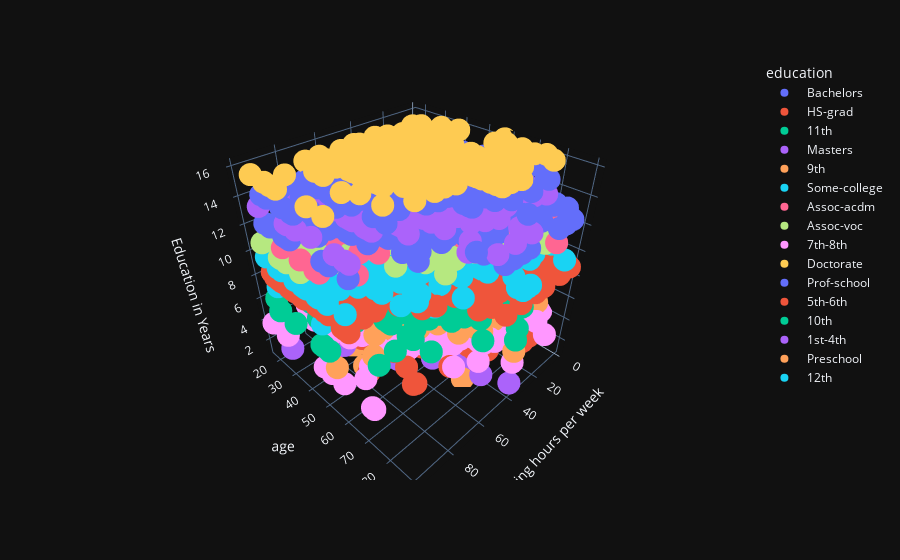

The notebook cell saved with this chart:
### Code cell
plt.figure(figsize=(20,15))
pt.scatter_3d(data_frame=df,x="hours_per_week",y="age",z="education_years",color="education",template="plotly_dark",labels={"hours_per_week":"Working hours per week","education_years":"Education in Years"})

### Figure 1 — Plotly figure (JSON) as saved in the notebook; plotly's stock layout.template omitted (floating-point values rounded to 4 significant figures; data arrays with more than 128 entries replaced by an {"elided": "..."} marker saying what was removed)
{"data": [{"hovertemplate": "education= Bachelors<br>Working hours per week=%{x}<br>age=%{y}<br>Education in Years=%{z}<extra></extra>", "legendgroup": " Bachelors", "marker": {"color": "#636efa", "symbol": "circle"}, "mode": "markers", "name": " Bachelors", "scene": "scene", "showlegend": true, "type": "scatter3d", "x": {"elided": "5355 int values"}, "y": {"elided": "5355 int values"}, "z": {"elided": "5355 int values"}}, {"hovertemplate": "education= HS-grad<br>Working hours per week=%{x}<br>age=%{y}<br>Education in Years=%{z}<extra></extra>", "legendgroup": " HS-grad", "marker": {"color": "#EF553B", "symbol": "circle"}, "mode": "markers", "name": " HS-grad", "scene": "scene", "showlegend": true, "type": "scatter3d", "x": {"elided": "10501 int values"}, "y": {"elided": "10501 int values"}, "z": {"elided": "10501 int values"}}, {"hovertemplate": "education= 11th<br>Working hours per week=%{x}<br>age=%{y}<br>Education in Years=%{z}<extra></extra>", "legendgroup": " 11th", "marker": {"color": "#00cc96", "symbol": "circle"}, "mode": "markers", "name": " 11th", "scene": "scene", "showlegend": true, "type": "scatter3d", "x": {"elided": "1175 int values"}, "y": {"elided": "1175 int values"}, "z": {"elided": "1175 int values"}}, {"hovertemplate": "education= Masters<br>Working hours per week=%{x}<br>age=%{y}<br>Education in Years=%{z}<extra></extra>", "legendgroup": " Masters", "marker": {"color": "#ab63fa", "symbol": "circle"}, "mode": "markers", "name": " Masters", "scene": "scene", "showlegend": true, "type": "scatter3d", "x": {"elided": "1723 int values"}, "y": {"elided": "1723 int values"}, "z": {"elided": "1723 int values"}}, {"hovertemplate": "education= 9th<br>Working hours per week=%{x}<br>age=%{y}<br>Education in Years=%{z}<extra></extra>", "legendgroup": " 9th", "marker": {"color": "#FFA15A", "symbol": "circle"}, "mode": "markers", "name": " 9th", "scene": "scene", "showlegend": true, "type": "scatter3d", "x": {"elided": "514 int values"}, "y": {"elided": "514 int values"}, "z": {"elided": "514 int values"}}, {"hovertemplate": "education= Some-college<br>Working hours per week=%{x}<br>age=%{y}<br>Education in Years=%{z}<extra></extra>", "legendgroup": " Some-college", "marker": {"color": "#19d3f3", "symbol": "circle"}, "mode": "markers", "name": " Some-college", "scene": "scene", "showlegend": true, "type": "scatter3d", "x": {"elided": "7291 int values"}, "y": {"elided": "7291 int values"}, "z": {"elided": "7291 int values"}}, {"hovertemplate": "education= Assoc-acdm<br>Working hours per week=%{x}<br>age=%{y}<br>Education in Years=%{z}<extra></extra>", "legendgroup": " Assoc-acdm", "marker": {"color": "#FF6692", "symbol": "circle"}, "mode": "markers", "name": " Assoc-acdm", "scene": "scene", "showlegend": true, "type": "scatter3d", "x": {"elided": "1067 int values"}, "y": {"elided": "1067 int values"}, "z": {"elided": "1067 int values"}}, {"hovertemplate": "education= Assoc-voc<br>Working hours per week=%{x}<br>age=%{y}<br>Education in Years=%{z}<extra></extra>", "legendgroup": " Assoc-voc", "marker": {"color": "#B6E880", "symbol": "circle"}, "mode": "markers", "name": " Assoc-voc", "scene": "scene", "showlegend": true, "type": "scatter3d", "x": {"elided": "1382 int values"}, "y": {"elided": "1382 int values"}, "z": {"elided": "1382 int values"}}, {"hovertemplate": "education= 7th-8th<br>Working hours per week=%{x}<br>age=%{y}<br>Education in Years=%{z}<extra></extra>", "legendgroup": " 7th-8th", "marker": {"color": "#FF97FF", "symbol": "circle"}, "mode": "markers", "name": " 7th-8th", "scene": "scene", "showlegend": true, "type": "scatter3d", "x": {"elided": "646 int values"}, "y": {"elided": "646 int values"}, "z": {"elided": "646 int values"}}, {"hovertemplate": "education= Doctorate<br>Working hours per week=%{x}<br>age=%{y}<br>Education in Years=%{z}<extra></extra>", "legendgroup": " Doctorate", "marker": {"color": "#FECB52", "symbol": "circle"}, "mode": "markers", "name": " Doctorate", "scene": "scene", "showlegend": true, "type": "scatter3d", "x": {"elided": "413 int values"}, "y": {"elided": "413 int values"}, "z": {"elided": "413 int values"}}, {"hovertemplate": "education= Prof-school<br>Working hours per week=%{x}<br>age=%{y}<br>Education in Years=%{z}<extra></extra>", "legendgroup": " Prof-school", "marker": {"color": "#636efa", "symbol": "circle"}, "mode": "markers", "name": " Prof-school", "scene": "scene", "showlegend": true, "type": "scatter3d", "x": {"elided": "576 int values"}, "y": {"elided": "576 int values"}, "z": {"elided": "576 int values"}}, {"hovertemplate": "education= 5th-6th<br>Working hours per week=%{x}<br>age=%{y}<br>Education in Years=%{z}<extra></extra>", "legendgroup": " 5th-6th", "marker": {"color": "#EF553B", "symbol": "circle"}, "mode": "markers", "name": " 5th-6th", "scene": "scene", "showlegend": true, "type": "scatter3d", "x": {"elided": "333 int values"}, "y": {"elided": "333 int values"}, "z": {"elided": "333 int values"}}, {"hovertemplate": "education= 10th<br>Working hours per week=%{x}<br>age=%{y}<br>Education in Years=%{z}<extra></extra>", "legendgroup": " 10th", "marker": {"color": "#00cc96", "symbol": "circle"}, "mode": "markers", "name": " 10th", "scene": "scene", "showlegend": true, "type": "scatter3d", "x": {"elided": "933 int values"}, "y": {"elided": "933 int values"}, "z": {"elided": "933 int values"}}, {"hovertemplate": "education= 1st-4th<br>Working hours per week=%{x}<br>age=%{y}<br>Education in Years=%{z}<extra></extra>", "legendgroup": " 1st-4th", "marker": {"color": "#ab63fa", "symbol": "circle"}, "mode": "markers", "name": " 1st-4th", "scene": "scene", "showlegend": true, "type": "scatter3d", "x": {"elided": "168 int values"}, "y": {"elided": "168 int values"}, "z": {"elided": "168 int values"}}, {"hovertemplate": "education= Preschool<br>Working hours per week=%{x}<br>age=%{y}<br>Education in Years=%{z}<extra></extra>", "legendgroup": " Preschool", "marker": {"color": "#FFA15A", "symbol": "circle"}, "mode": "markers", "name": " Preschool", "scene": "scene", "showlegend": true, "type": "scatter3d", "x": [35, 40, 10, 35, 40, 20, 40, 24, 60, 40, 40, 40, 50, 40, 40, 32, 40, 40, 40, 30, 10, 50, 48, 40, 36, 30, 40, 30, 40, 30, 12, 40, 35, 40, 40, 40, 40, 15, 40, 25, 36, 40, 40, 40, 25, 40, 24, 40, 20, 75, 72], "y": [53, 51, 71, 31, 33, 39, 52, 27, 54, 30, 64, 26, 21, 54, 52, 20, 59, 32, 53, 65, 68, 21, 75, 46, 24, 63, 61, 24, 49, 41, 39, 40, 25, 54, 42, 32, 48, 23, 23, 42, 19, 52, 54, 66, 34, 36, 31, 40, 40, 46, 36], "z": [1, 1, 1, 1, 1, 1, 1, 1, 1, 1, 1, 1, 1, 1, 1, 1, 1, 1, 1, 1, 1, 1, 1, 1, 1, 1, 1, 1, 1, 1, 1, 1, 1, 1, 1, 1, 1, 1, 1, 1, 1, 1, 1, 1, 1, 1, 1, 1, 1, 1, 1]}, {"hovertemplate": "education= 12th<br>Working hours per week=%{x}<br>age=%{y}<br>Education in Years=%{z}<extra></extra>", "legendgroup": " 12th", "marker": {"color": "#19d3f3", "symbol": "circle"}, "mode": "markers", "name": " 12th", "scene": "scene", "showlegend": true, "type": "scatter3d", "x": {"elided": "433 int values"}, "y": {"elided": "433 int values"}, "z": {"elided": "433 int values"}}], "layout": {"legend": {"title": {"text": "education"}, "tracegroupgap": 0}, "margin": {"t": 60}, "scene": {"domain": {"x": [0, 1], "y": [0, 1]}, "xaxis": {"title": {"text": "Working hours per week"}}, "yaxis": {"title": {"text": "age"}}, "zaxis": {"title": {"text": "Education in Years"}}}}}
